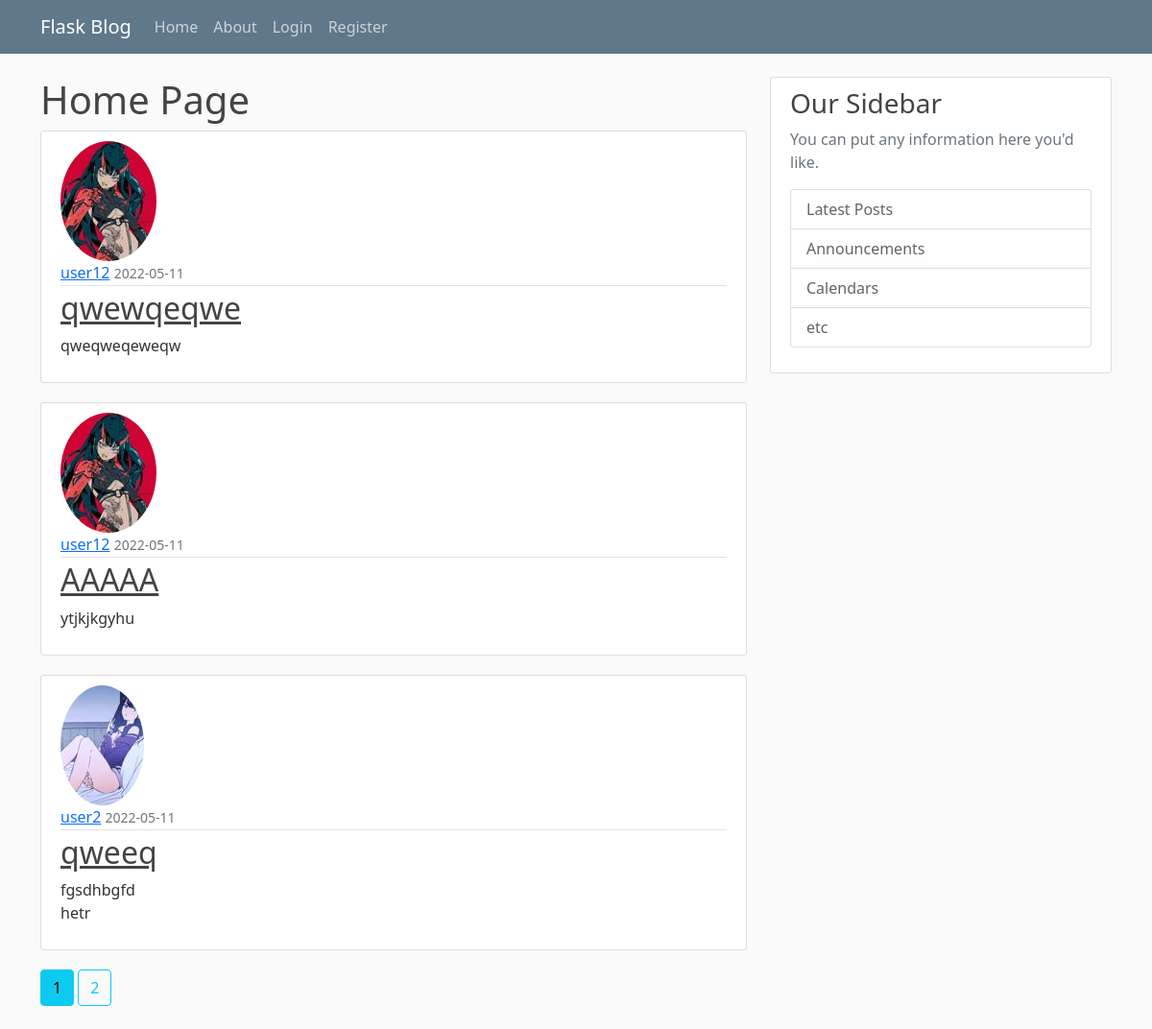
The app's page /home, older data.
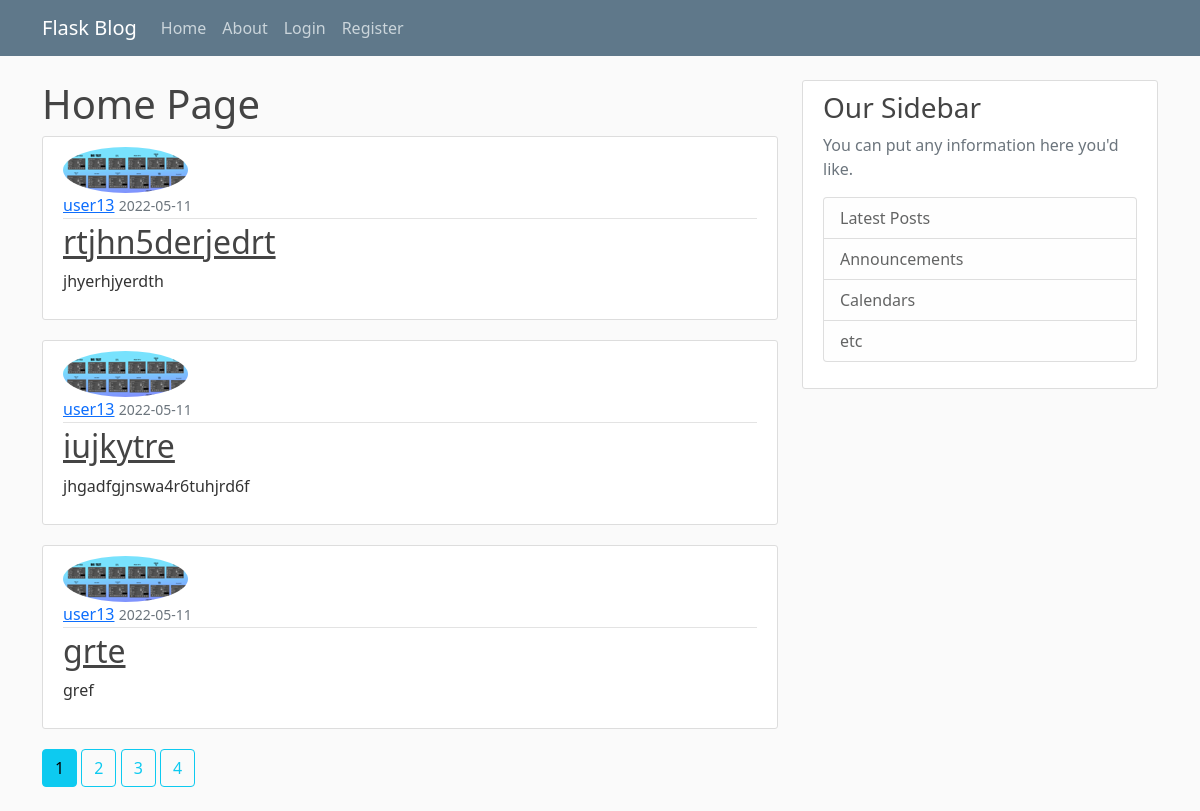
The same page, newer data.
### flaskblog/models.py (models this page shows, shortened)
class Post(db.Model):
    id = db.Column(db.Integer, primary_key=True)
    title = db.Column(db.String(100), nullable=False)
    date_posted = db.Column(db.DateTime, nullable=False,
                            default=datetime.utcnow)
    content = db.Column(db.Text, nullable=False)
    user_id = db.Column(db.Integer, db.ForeignKey('user.id'), nullable=False)

class User(db.Model, UserMixin):
    id = db.Column(db.Integer, primary_key=True)
    username = db.Column(db.String(20), unique=True, nullable=False)
    email = db.Column(db.String(120), unique=True, nullable=False)
    image_file = db.Column(db.String(20), nullable=False,
                           default='default.jpg')
    password = db.Column(db.String(60), nullable=False)
    posts = db.relationship('Post', backref='author', lazy=True)

### flaskblog/main/routes.py (the view)
@main.route("/")
@main.route("/home")
def home():
    page = request.args.get('page', 1, type=int)
    posts = Post.query.order_by(
        Post.date_posted.desc()).paginate(page=page, per_page=3)
    return render_template('home.html', posts=posts)

### flaskblog/templates/home.html (shortened to what this page needs)
{% extends "base.html" %} {% block content %}
<h1>Home Page</h1>
{% for post in posts.items %}
<article class="media content-section">
    <img
        src="{{ url_for('static', filename='profile_pics/' + post.author.image_file) }}"
        class="rounded-circle"
        alt=""
    />
    <div class="media-body">
        <div class="article-metadata">
            <a
                class="mr-2"
                href="{{ url_for('users.user_posts', username=post.author.username) }}"
                >{{ post.author.username }}</a
            >
            <small class="text-muted">
                {{ post.date_posted.strftime('%Y-%m-%d') }}
            </small>
        </div>
        <h2>
            <a
                class="article-title"
                href="{{ url_for('posts.post', post_id=post.id) }}"
                >{{ post.title }}</a
            >
        </h2>
        <p class="article-content">{{ post.content }}</p>
    </div>
</article>
{% endfor %} {% for page_num in posts.iter_pages(left_edge=1,
right_edge=1,left_current=1) %} {% if page_num %} {% if posts.page == page_num
%}
<a class="btn btn-info mb-4" href="{{ url_for('main.home', page=page_num) }}"
    >{{ page_num }}</a
>
{% else %}
<a
    class="btn btn-outline-info mb-4"
    href="{{ url_for('main.home', page=page_num) }}"
    >{{ page_num }}</a
>
{% endif %} {% endif %} {% endfor %} {% endblock content %}

Row changes from the older to the newer data that the page shows:
no longer on this page (row unchanged): Post: image_file (picture), author.username "user12", date_posted "2022-05-11", title "qwewqeqwe", content "qweqweqeweqw"
no longer on this page (row unchanged): Post: image_file (picture), author.username "user12", date_posted "2022-05-11", title "AAAAA", content "ytjkjkgyhu"
no longer on this page (row unchanged): Post: image_file (picture), author.username "user2", date_posted "2022-05-11", title "qweeq", content "fgsdhbgfd hetr"
added Post: image_file (picture), author.username "user13", date_posted "2022-05-11", title "rtjhn5derjedrt", content "jhyerhjyerdth"
added Post: image_file (picture), author.username "user13", date_posted "2022-05-11", title "iujkytre", content "jhgadfgjnswa4r6tuhjrd6f"
added Post: image_file (picture), author.username "user13", date_posted "2022-05-11", title "grte", content "gref"
Text that changed along with them:
new list line: "3"
new list line: "4"
